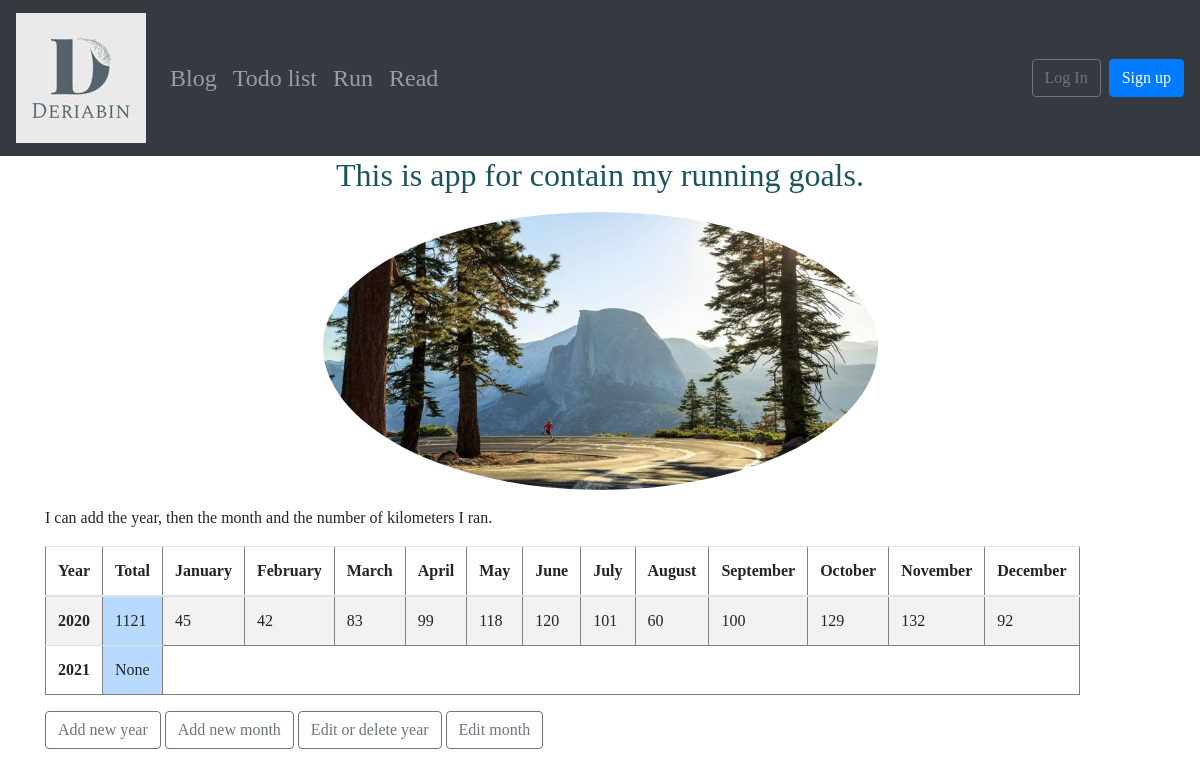
The app's page /run/ with its own data.
### run/models.py (models this page shows, shortened)
class Year(models.Model):
    title = models.PositiveIntegerField()
    total = models.PositiveIntegerField()
    owner = models.ForeignKey(get_user_model(), on_delete=models.CASCADE, default='1')

class Month(models.Model):
    title = models.CharField(max_length=100)
    total = models.PositiveIntegerField()
    year = models.ForeignKey(Year, on_delete=models.CASCADE, related_name='monthes')
    owner = models.ForeignKey(get_user_model(), on_delete=models.CASCADE, default='1')

### run/views.py (the view)
# urls.py: path("run/", views.RunListView.as_view(), name="run_home"),
class RunListView(ListView):
    model = Year
    template_name = "run/run_home.html"
    context_object_name = 'years'
    def get_context_data(self):
        context = super().get_context_data()
        monthlies = [
            'Total',
            'January',
            'February',
            'March',
            'April',
            'May',
            'June',
            'July',
            'August',
            'September',
            'October',
            'November',
            'December',
        ]
        user = self.request.user
        context["monthlies"] = monthlies
        context['user'] = user
        return context

### run/templatetags/run_tags.py (called while the page is built)
@register.simple_tag()
def get_total(year):
    summ = year.monthes.aggregate(Sum('total'))
    return summ['total__sum']

### templates/run/run_home.html (shortened to what this page needs)
{% extends 'base.html' %}
{% load run_tags %}
{% load static %}
{% block content %}
<h2 align="center"><font color="1B545F" face="Ubuntu">This is app for contain my running goals.</font> </h2>
<img class="run" src="{% static 'images/buty1.jpg' %}">
<p>I can  add the year, then the month and the number of kilometers I ran.</p>
<table border="1" class="table table-striped" style="width:80%">
  <thead>
  <tr>
    <th>Year</th>
    {% for m in monthlies %}
    <th> {{ m }} </th>
    {% endfor %}
  </tr>
  </thead>
  <tbody>
  {% for year in years %}
  <tr>
      <th> {{ year.title }} </th>
      <td class="table-primary">{% get_total year %}</td>
        {% for month in year.monthes.all %}
         <td>{{ month.total }}</td>
         {% endfor %}
  </tr>
  {% endfor %}
</table>
<button type="button" class="btn btn-outline-secondary"
        onclick="location.href='{% url "new_year" %}'"/>
Add new year</button>
<button type="button" class="btn btn-outline-secondary"
        onclick="location.href='{% url "new_month" %}'"/>
Add new month
<button type="button" class="btn btn-outline-secondary"
        onclick="location.href='{% url "year_list" %}'"/>
Edit or delete year
<button type="button" class="btn btn-outline-secondary"
        onclick="location.href='{% url "month_list" %}'"/>
Edit month
{% endblock content %}

### static/css/base.css (style rules this page uses)
.run { display: block; margin-left: auto; margin-right: auto; width: 50%; border-radius: 50%; padding-top: 10px; }
body { font-family: "Ubuntu"; }

### records on screen
Year: title "2020", id "1121"
Month: total "45"
Month: total "42"
Month: total "83"
Month: total "99"
Month: total "118"
Month: total "120"
Month: total "101"
Month: total "60"
Month: total "100"
Month: total "129"
Month: total "132"
Month: total "92"
Year: title "2021", id "None"

### other values on screen
{{ m }} "Total" "January" "February" "March" "April" "May" "June" "July" "August" "September" "October" "November" "December"
